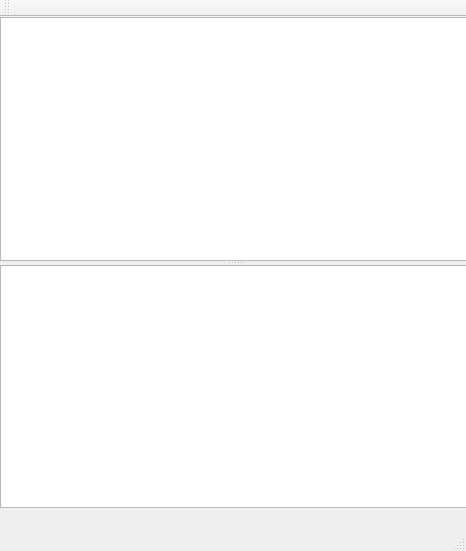
<?xml version="1.0" encoding="UTF-8"?>
<ui version="4.0">
 <class>MainWindow</class>
 <widget class="QMainWindow" name="MainWindow">
  <property name="geometry">
   <rect>
    <x>0</x>
    <y>0</y>
    <width>466</width>
    <height>551</height>
   </rect>
  </property>
  <property name="sizePolicy">
   <sizepolicy hsizetype="Expanding" vsizetype="Expanding">
    <horstretch>0</horstretch>
    <verstretch>0</verstretch>
   </sizepolicy>
  </property>
  <property name="windowTitle">
   <string>NethaQT</string>
  </property>
  <property name="unifiedTitleAndToolBarOnMac">
   <bool>true</bool>
  </property>
  <widget class="QWidget" name="centralWidget">
   <widget class="QSplitter" name="splitter">
    <property name="geometry">
     <rect>
      <x>0</x>
      <y>0</y>
      <width>471</width>
      <height>491</height>
     </rect>
    </property>
    <property name="sizePolicy">
     <sizepolicy hsizetype="Expanding" vsizetype="Expanding">
      <horstretch>1</horstretch>
      <verstretch>1</verstretch>
     </sizepolicy>
    </property>
    <property name="sizeIncrement">
     <size>
      <width>1</width>
      <height>1</height>
     </size>
    </property>
    <property name="orientation">
     <enum>Qt::Vertical</enum>
    </property>
    <widget class="QGraphicsView" name="graphicsView">
     <property name="sizePolicy">
      <sizepolicy hsizetype="Expanding" vsizetype="Expanding">
       <horstretch>1</horstretch>
       <verstretch>1</verstretch>
      </sizepolicy>
     </property>
     <property name="minimumSize">
      <size>
       <width>320</width>
       <height>240</height>
      </size>
     </property>
     <property name="sizeIncrement">
      <size>
       <width>1</width>
       <height>1</height>
      </size>
     </property>
    </widget>
    <widget class="QTextBrowser" name="textBrowser">
     <property name="sizePolicy">
      <sizepolicy hsizetype="Expanding" vsizetype="Expanding">
       <horstretch>1</horstretch>
       <verstretch>1</verstretch>
      </sizepolicy>
     </property>
     <property name="sizeIncrement">
      <size>
       <width>1</width>
       <height>1</height>
      </size>
     </property>
    </widget>
   </widget>
  </widget>
  <widget class="QMenuBar" name="menuBar">
   <property name="geometry">
    <rect>
     <x>0</x>
     <y>0</y>
     <width>466</width>
     <height>22</height>
    </rect>
   </property>
  </widget>
  <widget class="QToolBar" name="mainToolBar">
   <property name="enabled">
    <bool>false</bool>
   </property>
   <attribute name="toolBarArea">
    <enum>TopToolBarArea</enum>
   </attribute>
   <attribute name="toolBarBreak">
    <bool>false</bool>
   </attribute>
  </widget>
  <widget class="QStatusBar" name="statusBar"/>
  <action name="actionPele">
   <property name="text">
    <string>Pele</string>
   </property>
  </action>
 </widget>
 <layoutdefault spacing="6" margin="11"/>
 <resources/>
 <connections/>
</ui>
